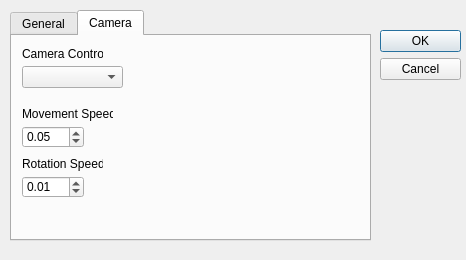
<?xml version="1.0" encoding="UTF-8"?>
<ui version="4.0">
 <class>SettingsDialog</class>
 <widget class="QDialog" name="SettingsDialog">
  <property name="geometry">
   <rect>
    <x>0</x>
    <y>0</y>
    <width>466</width>
    <height>260</height>
   </rect>
  </property>
  <property name="windowTitle">
   <string>Settings</string>
  </property>
  <widget class="QDialogButtonBox" name="buttonBox">
   <property name="geometry">
    <rect>
     <x>380</x>
     <y>30</y>
     <width>81</width>
     <height>51</height>
    </rect>
   </property>
   <property name="orientation">
    <enum>Qt::Vertical</enum>
   </property>
   <property name="standardButtons">
    <set>QDialogButtonBox::Cancel|QDialogButtonBox::Ok</set>
   </property>
  </widget>
  <widget class="QTabWidget" name="tabWidget">
   <property name="geometry">
    <rect>
     <x>10</x>
     <y>10</y>
     <width>361</width>
     <height>231</height>
    </rect>
   </property>
   <property name="currentIndex">
    <number>1</number>
   </property>
   <widget class="QWidget" name="general_tab">
    <attribute name="title">
     <string>General</string>
    </attribute>
   </widget>
   <widget class="QWidget" name="camera_tab">
    <attribute name="title">
     <string>Camera</string>
    </attribute>
    <widget class="QComboBox" name="cameraControlBox">
     <property name="geometry">
      <rect>
       <x>10</x>
       <y>30</y>
       <width>101</width>
       <height>22</height>
      </rect>
     </property>
    </widget>
    <widget class="QLabel" name="cameraControlLabel">
     <property name="geometry">
      <rect>
       <x>10</x>
       <y>10</y>
       <width>81</width>
       <height>16</height>
      </rect>
     </property>
     <property name="text">
      <string>Camera Control</string>
     </property>
    </widget>
    <widget class="QLabel" name="cameraMovementSpeedLabel">
     <property name="geometry">
      <rect>
       <x>10</x>
       <y>70</y>
       <width>91</width>
       <height>16</height>
      </rect>
     </property>
     <property name="text">
      <string>Movement Speed</string>
     </property>
    </widget>
    <widget class="QDoubleSpinBox" name="cameraMovementSpeedBox">
     <property name="geometry">
      <rect>
       <x>10</x>
       <y>90</y>
       <width>62</width>
       <height>22</height>
      </rect>
     </property>
     <property name="prefix">
      <string/>
     </property>
     <property name="singleStep">
      <double>0.100000000000000</double>
     </property>
     <property name="value">
      <double>0.050000000000000</double>
     </property>
    </widget>
    <widget class="QLabel" name="cameraRotationSpeedLabel">
     <property name="geometry">
      <rect>
       <x>10</x>
       <y>120</y>
       <width>81</width>
       <height>16</height>
      </rect>
     </property>
     <property name="text">
      <string>Rotation Speed</string>
     </property>
    </widget>
    <widget class="QDoubleSpinBox" name="cameraRotationSpeedBox">
     <property name="geometry">
      <rect>
       <x>10</x>
       <y>140</y>
       <width>62</width>
       <height>22</height>
      </rect>
     </property>
     <property name="value">
      <double>0.010000000000000</double>
     </property>
    </widget>
   </widget>
  </widget>
 </widget>
 <resources/>
 <connections>
  <connection>
   <sender>buttonBox</sender>
   <signal>accepted()</signal>
   <receiver>SettingsDialog</receiver>
   <slot>accept()</slot>
   <hints>
    <hint type="sourcelabel">
     <x>248</x>
     <y>254</y>
    </hint>
    <hint type="destinationlabel">
     <x>157</x>
     <y>274</y>
    </hint>
   </hints>
  </connection>
  <connection>
   <sender>buttonBox</sender>
   <signal>rejected()</signal>
   <receiver>SettingsDialog</receiver>
   <slot>reject()</slot>
   <hints>
    <hint type="sourcelabel">
     <x>316</x>
     <y>260</y>
    </hint>
    <hint type="destinationlabel">
     <x>286</x>
     <y>274</y>
    </hint>
   </hints>
  </connection>
 </connections>
</ui>
